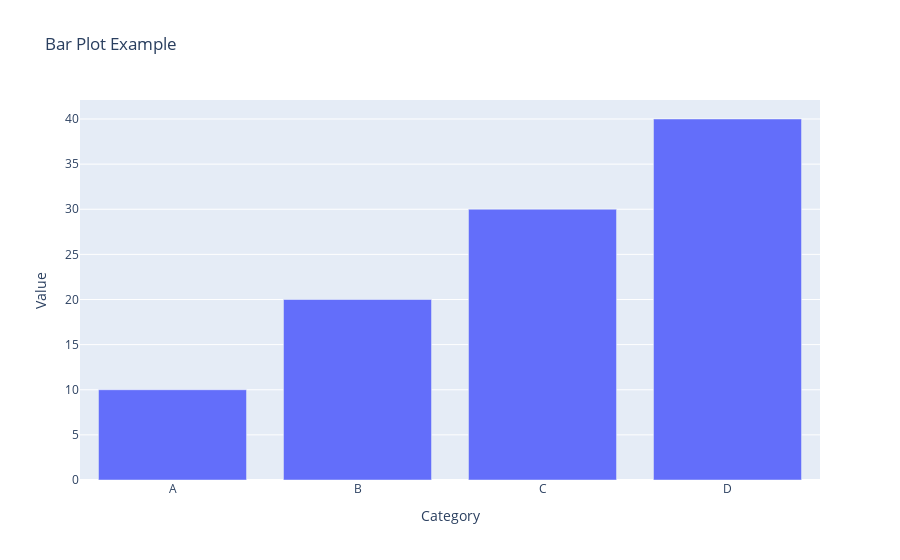

Notebook code cell kept with this figure:
### Markdown cell above
5. Generate a bar plot using Plotly

### Code cell
# Importing Plotly
import plotly.express as px

# Creating a sample DataFrame
data = {'Category': ['A', 'B', 'C', 'D'],
        'Value': [10, 20, 30, 40]}

df = pd.DataFrame(data)

# Creating a bar plot
fig = px.bar(df, x='Category', y='Value', title='Bar Plot Example')

# Displaying the plot
fig.show()

### Figure 1 — Plotly figure (JSON) as saved in the notebook; plotly's stock layout.template omitted (floating-point values rounded to 4 significant figures)
{"data": [{"alignmentgroup": "True", "hovertemplate": "Category=%{x}<br>Value=%{y}<extra></extra>", "legendgroup": "", "marker": {"color": "#636efa", "pattern": {"shape": ""}}, "name": "", "offsetgroup": "", "orientation": "v", "showlegend": false, "textposition": "auto", "type": "bar", "x": ["A", "B", "C", "D"], "xaxis": "x", "y": [10, 20, 30, 40], "yaxis": "y"}], "layout": {"barmode": "relative", "legend": {"tracegroupgap": 0}, "title": {"text": "Bar Plot Example"}, "xaxis": {"anchor": "y", "domain": [0, 1], "title": {"text": "Category"}}, "yaxis": {"anchor": "x", "domain": [0, 1], "title": {"text": "Value"}}}}
